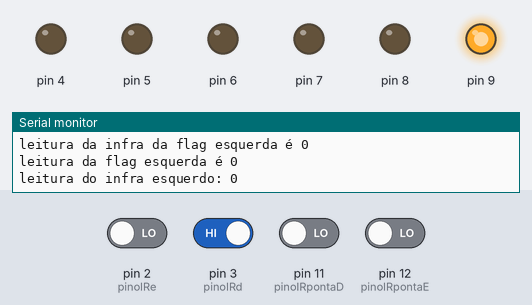
Bench run of a sketch on a simulated Arduino Uno, built with avr-gcc and run on an emulated ATmega328P. Shown: output pins drawn as LEDs (lit = HIGH), the last lines printed to the serial monitor. Dashed ring = blinking. The test bench sets the inputs (shaded band); at power-on: pin 3 (pinoIRd) HIGH, pin 2 (pinoIRe), pin 11 (pinoIRpontaD), pin 12 (pinoIRpontaE) LOW.

Above: at 1.2 s.
1.3 s: pin 3 (pinoIRd) driven LOW
At 4.2 s:
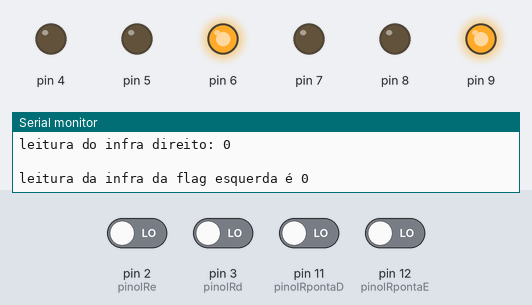
4.3 s: pin 3 (pinoIRd) driven HIGH
At 4.6 s:
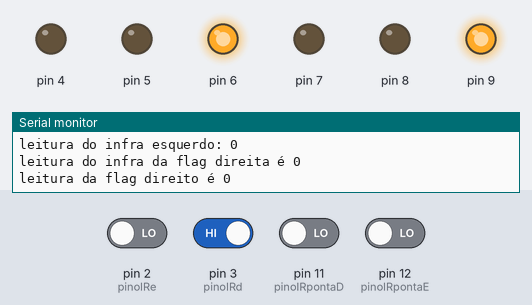
7.3 s: pin 2 (pinoIRe) driven HIGH
At 7.51 s:
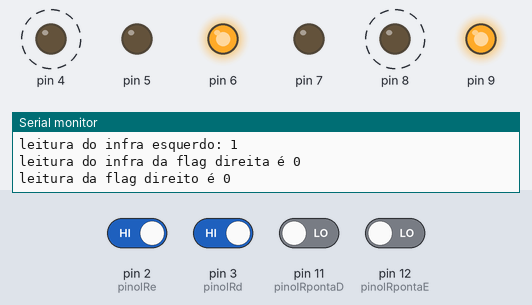
10.3 s: pin 11 (pinoIRpontaD) driven HIGH
13.3 s: pin 2 (pinoIRe) driven LOW and pin 3 (pinoIRd) driven LOW
At 13.77 s:
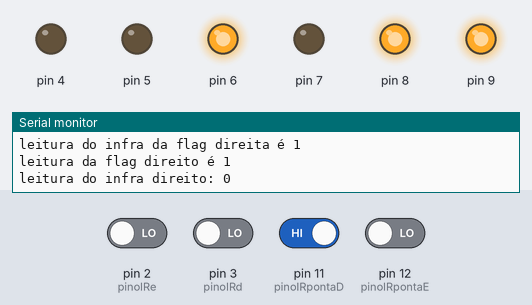
Timing chart, 0 to 17.3 s (numbered marks = the images above; inputs shaded):
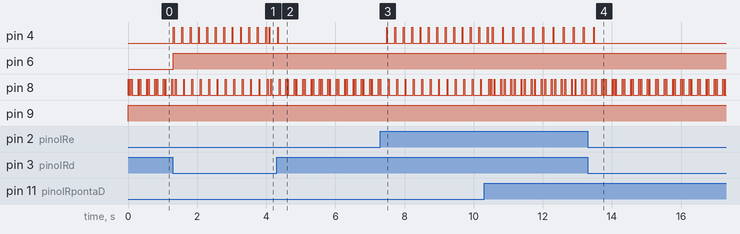

The sketch:

sketch_jun06a.ino
```cpp
class DCMotor {
    int spd = 255, pin1, pin2, enable;

    // Armazena se o motor já está se movendo

public:
    void Pinout(int in1, int in2, int enb) {
        pin1 = in1;
        pin2 = in2;
        enable = enb;
        pinMode(pin1, OUTPUT);
        pinMode(pin2, OUTPUT);
        pinMode(enable, OUTPUT);
    }

    void Forward(int speed) {
          spd = speed;
          digitalWrite(pin1, LOW);
          digitalWrite(pin2, HIGH);
          analogWrite(enable, spd);
           delay(25);

           digitalWrite(pin1, LOW);
           digitalWrite(pin2, LOW);
           analogWrite(enable, spd);
            delay(25);

    }

    void Backward(int speed) {
          spd = speed;
          digitalWrite(pin1, HIGH);
          digitalWrite(pin2, LOW);
          analogWrite(enable, spd);
            delay(50);
    }

    void Stop() {
        digitalWrite(pin1, LOW);
        digitalWrite(pin2, LOW);

    }
};

DCMotor Motor1, Motor2;
     //Motor 2 = motor esquerdo
     //Motor 1 = motor direito

void forward(){
   Motor1.Forward(255);
   Motor2.Forward(255);
}

void curvadir(){
     // Só direito detecta a linha → virar para direita
  Motor1.Forward(255);
  // direito para frente
  Motor2.Stop(); // esquerdo para trás
}

void curvaesq(){
    // Só esquerdo detecta a linha → virar para esquerda
  Motor2.Forward(255);  // esquerdo para frente
  Motor1.Stop(); // direito para trás
  }

const int pinoTrig = 10; // Pino do Trigger
const int pinoEcho = 11; // Pino do Echo
unsigned long UScontadorMillis = millis();
unsigned long UScontadorMicros = micros();
float distancia;

int leituraIRe, leituraIRd,leituraIRpontaD,leituraIRpontaE;
int pinoIRpontaE = 12, pinoIRpontaD = 11, pinoIRe =2  ,pinoIRd =3;
bool flagdir = false, flagesq = false;
unsigned long IRcontadorMillis = millis();


void setup() {
    Motor1.Pinout(5, 4,6);
    Motor2.Pinout(7, 8,9);
    Serial.begin(9600);
    // pinMode(pinoEcho, INPUT);
    // pinMode(pinoTrig, OUTPUT);
    // digitalWrite(pinoTrig, LOW);
}

void loop() {
  /*
    Motor1.Forward();   //nao funciona
    Motor2.Forward(); //motor funciona
    delay(2000);
    Motor1.Backward();  //motor funciona
    Motor2.Backward(); // Nao funciona
    delay(2000);
*/


//    if((millis() - UScontadorMillis) >= 1000 && digitalRead(pinoTrig) == LOW) {
//        digitalWrite(pinoTrig, HIGH);
//        UScontadorMillis = millis();
//        UScontadorMicros = micros();
//    }
//    if((micros() - UScontadorMicros) >= 10 && digitalRead(pinoTrig) == HIGH) {
//        digitalWrite(pinoTrig, LOW);
//        float deltaT = pulseIn(pinoEcho,HIGH);
//        distancia = deltaT * 0.034 / 2 ;
//        //Serial.print("Distancia em cm: ");
//        //Serial.println(distancia);
//    }

        leituraIRe = digitalRead(pinoIRe);
        leituraIRpontaD = digitalRead(pinoIRpontaD);
        leituraIRpontaE = digitalRead(pinoIRpontaE);
        leituraIRd = digitalRead(pinoIRd);

      if(leituraIRpontaD == HIGH){
        flagdir = true;
      }


      if(leituraIRpontaE == HIGH) flagesq = true;

     if((millis() - IRcontadorMillis) >= 100){
         Serial.print("leitura da infra da flag esquerda é " );
        Serial.println(leituraIRpontaE);
       Serial.print("leitura da flag esquerda é " );
        Serial.println(flagesq);
        Serial.print("leitura do infra esquerdo: ");
        Serial.println(leituraIRe);
          Serial.print("leitura do infra da flag direita é " );
        Serial.println(leituraIRpontaD);
         Serial.print("leitura da flag direito é " );
        Serial.println(flagdir);
        Serial.print("leitura do infra direito: ");
        Serial.println(leituraIRd);
        Serial.println(" ");
       IRcontadorMillis = millis();
     }

      if(flagdir == true){
           curvaesq();
      }
      if (flagesq == true){
           curvadir();
      }

      if((leituraIRd == LOW && leituraIRe == LOW) && (flagdir == false && flagesq == false)){

          forward();
      }

      if (leituraIRe == HIGH) {
        // detecta para fazer curva para a esquerda
          flagdir = false;
          if( flagesq == false)  curvadir();


      }
      if ( leituraIRd == HIGH ) {
        // detecta para fazer curva para a direita
          flagesq = false;
          if(flagdir == false) curvaesq();

      }


}
```

Measured:
- after the input at 1.3 s, pin 4: goes 11 × (HIGH 0.03 s, LOW 0.22 s), HIGH 0.03 s, LOW 0.08 s, HIGH 0.03 s, then LOW, starting at once; pin 6: LOW → HIGH at once
- after the input at 4.3 s, pin 4: goes on until 4.4 s, then stays LOW
- after the input at 7.3 s, pin 4: alternates HIGH for 0.03 s and LOW for 0.22 s, starting after 0.18 s
- after the input at 13.3 s, pin 4: goes on until 13.5 s, then stays LOW
